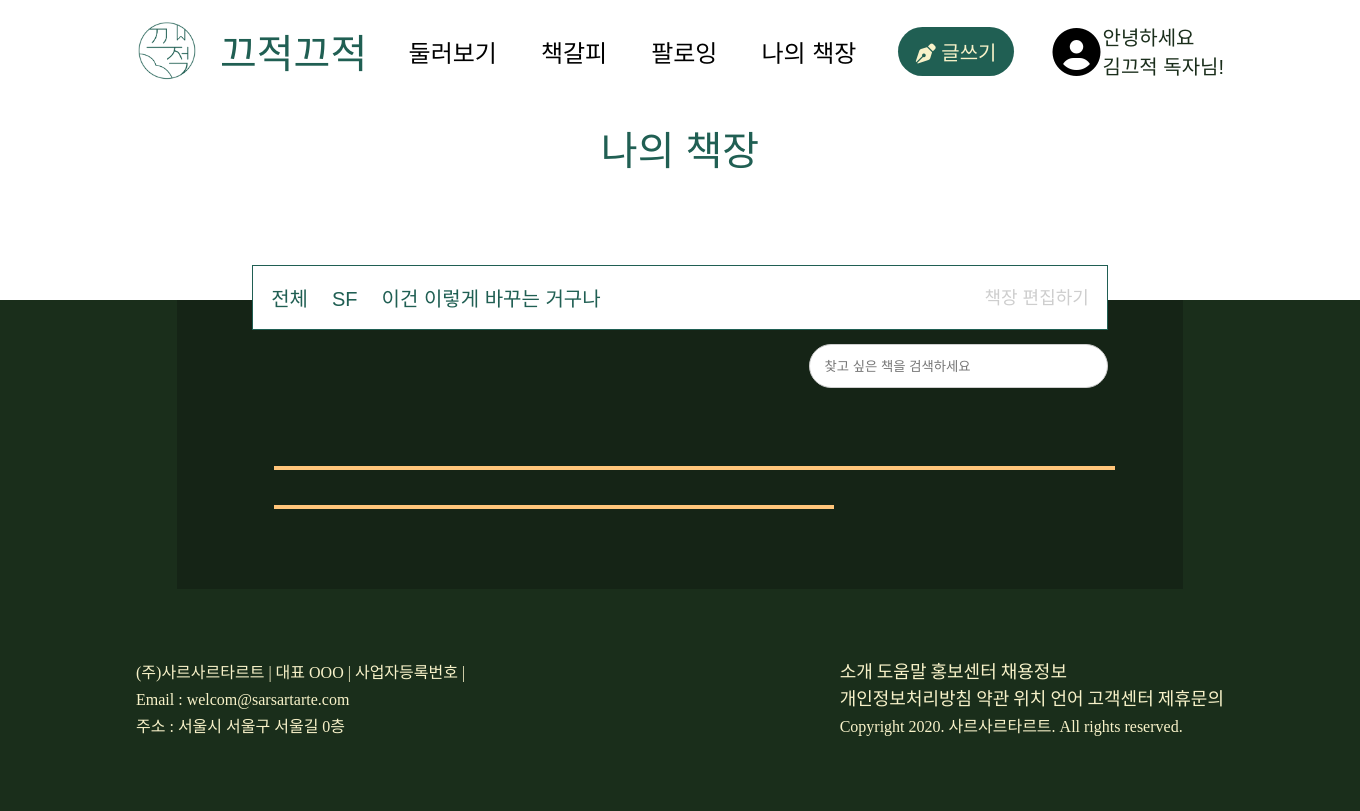
Before: /back_myPage/ (signed in) with the older database file.
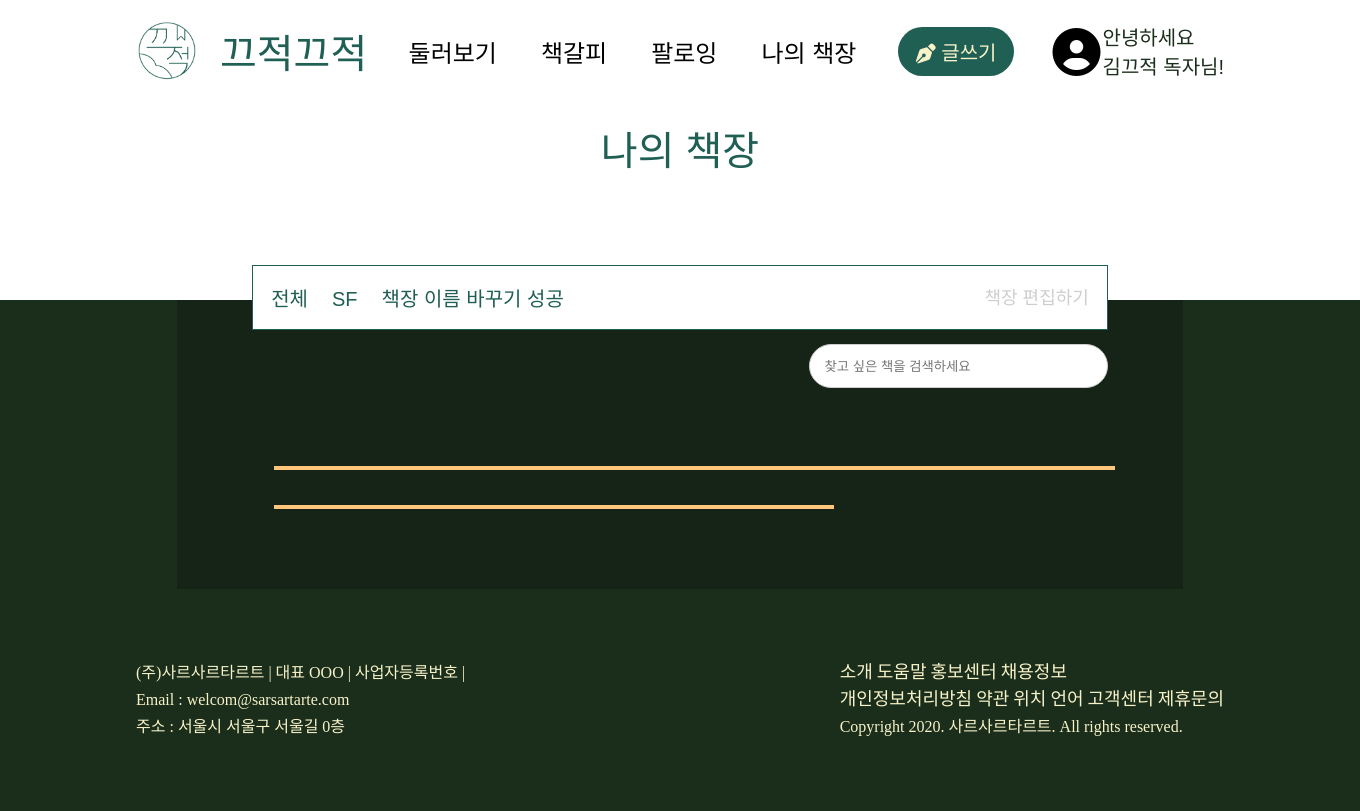
After: the same page with the newer database file.
### bookShelf/models.py (models this page shows, shortened)
class BookShelf(models.Model):
    username = models.CharField(max_length=10)
    postID = models.ManyToManyField(Post, related_name = 'post', blank = True)
    bookShelfTitle = models.CharField(max_length=250, null=True)
    class Meta:
        ordering = ('bookShelfTitle',)
        verbose_name = 'bookShelfTitle'
        verbose_name_plural = 'bookShelfTitles'

### bookShelf/views.py (the view)
# urls.py: path('back_myPage/', myPage, name='back_myPage'),
def myPage(request):
    bookShelves = BookShelf.objects.all()
    return render(request, 'myPage.html', {'bookShelves': bookShelves, 'posts': request.user.profile.postID.all})

### bookShelf/templates/myPage.html (shortened to what this page needs)
<!DOCTYPE html>
<html lang="en">
{% load static %}
<head>
    <link rel="stylesheet" type="text/css" href="{% static 'css/base.css' %}">
    <link rel="stylesheet" type="text/css" href="{% static 'css/myPage.css' %}">
    <link rel="stylesheet" type="text/css" href="{% static 'css/navigation.css' %}">
</head>
<body>
    {% include 'navbar.html' %}
    <div class="navbar-bookShelf">
        <a class="bookShelf-title green" href="">나의 책장</a>
        <div class="bookShelf-floating">
            <div>
                <div class="navbar-bookShelf-border">
                    <ul>
                        <li><a class="navbar-bookShelf-item green" href="javascript:return false;" onclick="reloadBookShelf(-1);">전체</a></li>
                        {% for bookShelf in bookShelves %}
                            {% if user.username == bookShelf.username %}
                                <li><a class="navbar-bookShelf-item green" href="javascript:return false;" onclick="reloadBookShelf('{{bookShelf.id}}')">{{bookShelf.bookShelfTitle}}</a></li>
                            {%endif%}
                        {% endfor %}
                    </ul>
                    <a class="navbar-bookShelf-edit gray" id="btn-edit-bookShelf" href="javascript:return false;">책장 편집하기</a>
                </div>
            </div>
            <div class="my-book-search">
                <input onkeyup="searchBook()" class="my-book-search-input" id="bookName" placeholder="찾고 싶은 책을 검색하세요" type="text">
            </div>
        </div>
    </div>
    <div class="my-bookShelf-background">
        <div class="my-bookShelf">
        </div>
    </div>
    {% include 'footer.html' %}
</body>
</html>

### ggjProject/templates/navbar.html
{% load static %}
<header class="top-navbar white-background">
    <span>
        <img class="navbar-logo vertically-center" src="{% static 'images/ggjlogo.png' %}" alt="끄적끄적로고">
        <a class="navbar-title vertically-center green" href="{% url 'home' %}">끄적끄적</a>
    </span>
    <nav class="navbar-links">
        <ul>
            <li><a class="vertically-center" href="{% url 'home' %}">둘러보기</a></li>
            <li><a class="vertically-center" href="">책갈피</a></li>
            <li><a class="vertically-center" href="">팔로잉</a></li>
            <li><a class="vertically-center" href="{% url 'back_myPage' %}">나의 책장</a></li>
        </ul>
    </nav>
    <div>
        <a class="navbar-btn-write vertically-center beige" href="{% url 'new' %}">
            <i class="fas fa-pen-nib vertically-center"></i> 글쓰기</a>
        <span class="navbar-profile">
            <i class="fas fa-user-circle vertically-center fa-3x"></i>
            <a class="navbar-welcome vertically-center dark-green" href="">
                <div>
                    안녕하세요<br>김끄적 독자님!
                </div>
            </a>
        </span>
    </div>
</header>

### ggjProject/templates/footer.html
<div class="bottom-footer dark-green-background">
    <div class="footer-left beige bareunbatang-light">
        (주)사르사르타르트 | 대표 OOO | 사업자등록번호 |<br>
        Email : welcom@sarsartarte.com <br>
        주소 : 서울시 서울구 서울길 0층
    </div>
    <div class="footer-right">
        <span class="footer-link">
            <a class="bareunbatang-light beige" href="">소개</a>
            <a class="bareunbatang-light beige" href="">도움말</a>
            <a class="bareunbatang-light beige" href="">홍보센터</a>
            <a class="bareunbatang-light beige" href="">채용정보</a>
        </span>
        <br>
        <span class="footer-link">
            <a class="bareunbatang-light beige" href="">개인정보처리방침</a>
            <a class="bareunbatang-light beige" href="">약관</a>
            <a class="bareunbatang-light beige" href="">위치</a>
            <a class="bareunbatang-light beige" href="">언어</a>
            <a class="bareunbatang-light beige" href="">고객센터</a>
            <a class="bareunbatang-light beige" href="">제휴문의</a>
        </span>
        <p class="bareunbatang-light beige">Copyright 2020. 사르사르타르트. All rights reserved.</p>
    </div>
</div>

### ggjProject/static/css/base.css (style rules this page uses)
.bareunbatang-light { font-family: 'BareunBatang-Light', serif; }
.dark-green { color: #1A2E1B; }
.green { color: #205F53; }
.beige { color: #F8F2C9; }
.gray { color: #CECECE; }
body { margin: 0; padding: 0; }
h1, h2, h3, h4, h5, h6, p { margin: 0; }

### bookShelf/static/css/myPage.css (style rules this page uses)
.bookShelf-title { font-family: 'paybooc-Extrabold', sans-serif; font-size: 40px; text-decoration: none; display: flex; justify-content: center; }
.navbar-bookShelf { padding: 17px 18.5% 0px 18.5%; }
.navbar-bookShelf-border { display: flex; border: solid #205F53 1px; background: #FFFFFF; justify-content: space-between; padding: 17px 1%; }
.navbar-bookShelf-border li { display: inline; text-decoration: none; list-style: none; padding: 0px 10px; }
.navbar-bookShelf-item { font-family: 'paybooc-Medium', sans-serif; text-decoration: none; font-size: 20px; }
.navbar-bookShelf-edit { font-family: 'paybooc-Medium', sans-serif; font-size: 18px; padding: 0px 10px; text-decoration: none; }
.my-book-search { display: flex; justify-content: flex-end; margin-top: 14px; }
.my-book-search-input { border: 1px solid #CECECE; border-radius: 45px; height: 44px; width: 35%; font-family: 'paybooc-Medium', sans-serif; color: #222222; background: #FFFFFF; padding: 15px; }
.bookShelf-floating { position: relative; top: 88px; }
.my-bookShelf-background { background: #1A2E1B; }
.my-bookShelf { margin: 0px 13%; padding: 80px 1%; background: #152416; }

### ggjProject/static/css/navigation.css (style rules this page uses)
* { box-sizing: border-box; margin: 0; padding: 0; }
.top-navbar { display: flex; position: sticky; justify-content: space-between; align-items: center; padding: 20px 10%; min-width: 1350px; overflow: hidden; top: 0; z-index: 10; }
.navbar-logo { cursor: pointer; width: 62px; height: 62px; }
.navbar-title { font-size: 40px; text-decoration: none; margin-left: 18px; font-family: 'paybooc-Extrabold', sans-serif; }
.navbar-links { list-style: none; }
.navbar-links li { display: inline-block; padding: 0px 20px; }
.navbar-links li a { color: black; text-decoration: none; font-size: 24px; font-family: 'paybooc-Medium', sans-serif; }
.navbar-btn-write { display: inline-block; box-sizing: border-box; background-color: #205F53; border-radius: 40px; padding: 10px 18px; font-size: 20px; text-decoration: none; margin-right: 34px; font-family: 'paybooc-Medium', sans-serif; }
.fa-user-circle { width: 46px; height: 46px; }
.navbar-welcome { display: inline-block; text-decoration: none; font-size: 20px; font-family: 'paybooc-Medium', sans-serif; }
.vertically-center { vertical-align: middle; }
.bottom-footer { display: flex; justify-content: space-between; padding: 70px 10%; min-width: 1350px; overflow: hidden; }
.footer-link a { font-family: 'BareunBatang-Light', serif; font-size: 18px; }
.footer-right a { text-decoration: none; }
.footer-right { line-height: 1.7em; }
.footer-left { line-height: 1.7em; }
.white-background { background-color: #FFFFFF; }
.dark-green-background { background-color: #1A2E1B; }

Changed rows visible on the page:
changed BookShelf: bookShelfTitle "이건 이렇게 바꾸는 거구나" → "책장 이름 바꾸기 성공"
